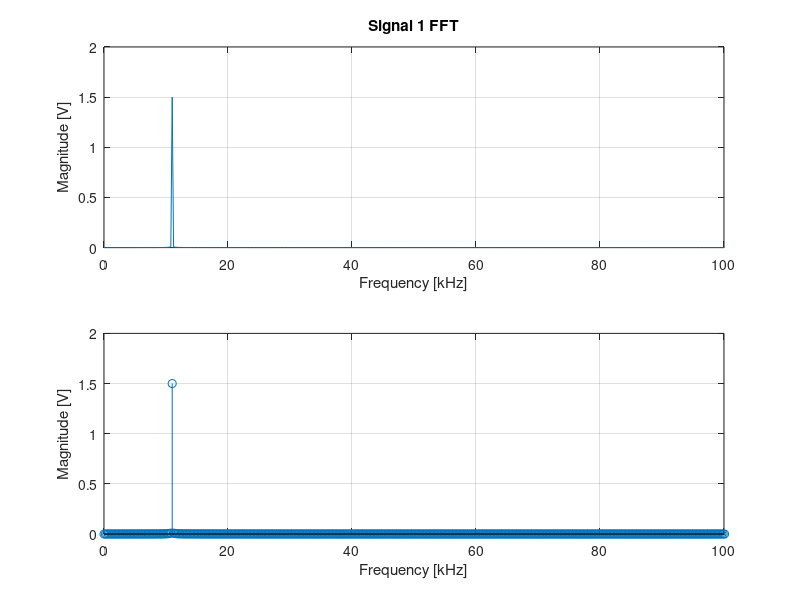
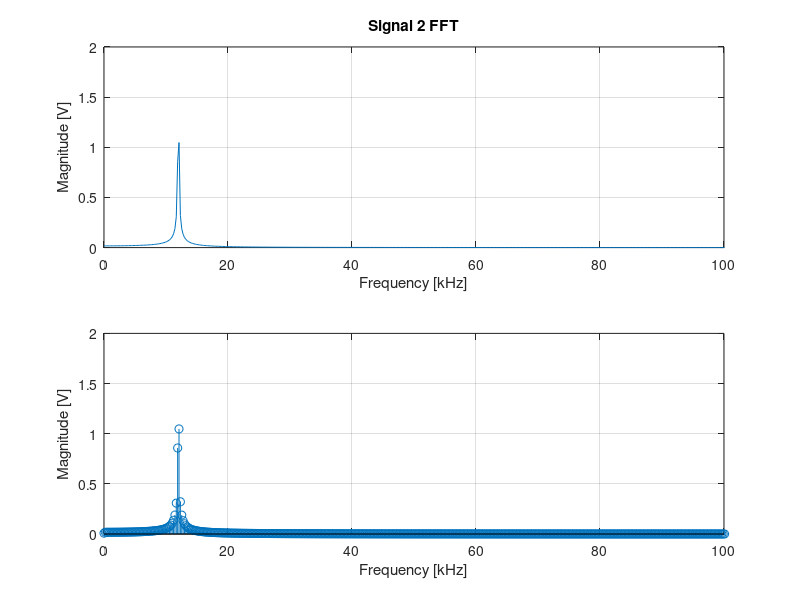
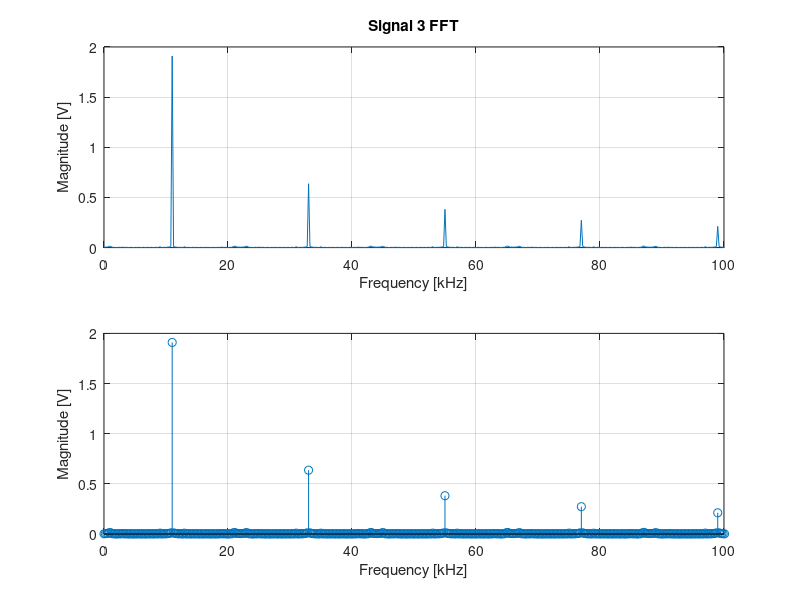
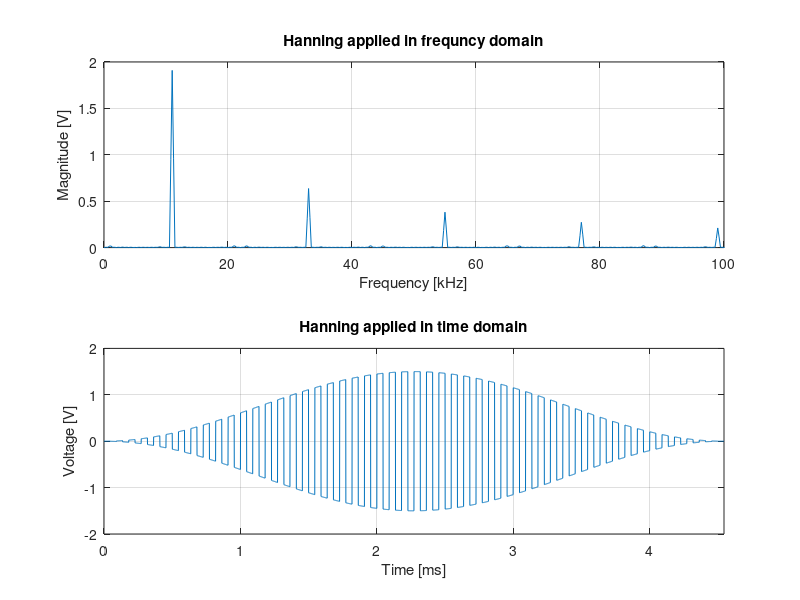

MATLAB code to generate these figures, in order:
%Lachlan McDermott
%Lab 5 Underwater acoustics - Part 2
%2/22/2026
clear; 
clc;
close all;

% Global variables
signalAmplitude = 1.5;
signalOffset = 0;
samplingFrequency = 1e6; %scope sample rate
signal1Frequency = 11000; %sine wave
signal2Frequency = 12000; %sine wave
signal3Frequency = 11000; %square wave
numberOfPeriods = 50;

totalTime = numberOfPeriods / signal1Frequency;
dt = 1 / samplingFrequency;
t = 0:dt:totalTime;
N = length(t);

xAxis = (0:N-1) * (samplingFrequency / N); 
f_half = samplingFrequency * (0:floor(N/2)) / N;

%signals
signal1 = signalAmplitude * sin(2*pi*signal1Frequency*t) + signalOffset;
signal2 = signalAmplitude * sin(2*pi*signal2Frequency*t) + signalOffset;
signal3 = signalAmplitude * square(2*pi*signal3Frequency*t) + signalOffset;

%signal 1
fft1 = fft(signal1);
convertComplex1 = abs(fft1 / N);
convertedfft1 = convertComplex1(1:floor(N/2)+1);
convertedfft1(2:end-1) = 2 * convertedfft1(2:end-1);

figure('Name', 'Signal 1');
subplot(2,1,1);
plot(xAxis / 1000, 2 * abs(fft1) / N);
xlim([0 100]); % 100 kHz window
ylim([0 2]);
grid on;
title('Signal 1 FFT');
xlabel('Frequency [kHz]');
ylabel('Magnitude [V]');

subplot(2,1,2); 
stem(f_half / 1000, convertedfft1);
xlim([0 100]);
ylim([0 2]);
grid on;
xlabel('Frequency [kHz]');
ylabel('Magnitude [V]');

% signal 2
fft2 = fft(signal2);
convertComplex2 = abs(fft2 / N);
convertedfft2 = convertComplex2(1:floor(N/2)+1);
convertedfft2(2:end-1) = 2 * convertedfft2(2:end-1);

figure('Name', 'Signal 2');
subplot(2,1,1);
plot(xAxis / 1000, 2 * abs(fft2) / N);
xlim([0 100]);
ylim([0 2]);
grid on;
title('Signal 2 FFT');
xlabel('Frequency [kHz]');
ylabel('Magnitude [V]');

subplot(2,1,2); 
stem(f_half / 1000, convertedfft2);
xlim([0 100]);
ylim([0 2]);
grid on;
xlabel('Frequency [kHz]');
ylabel('Magnitude [V]');

% signal 3 normal
fft3 = fft(signal3);
convertedComplex3 = abs(fft3 / N);
convertedfft3 = convertedComplex3(1:floor(N/2)+1);
convertedfft3(2:end-1) = 2 * convertedfft3(2:end-1);

figure('Name', 'Signal 3');
subplot(2,1,1);
plot(xAxis / 1000, 2 * abs(fft3) / N);
xlim([0 100]);
ylim([0 2]);
grid on;
title('Signal 3 FFT');
xlabel('Frequency [kHz]');
ylabel('Magnitude [V]');

subplot(2,1,2); 
stem(f_half / 1000, convertedfft3);
xlim([0 100]);
ylim([0 2]);
grid on;
xlabel('Frequency [kHz]');
ylabel('Magnitude [V]');

% hanning window
hanningSignal = signal3 .* hann(N)'; 
fft4 = fft(hanningSignal);
correctionFactor = 2; 

convertedComplex4 = abs(fft4 / N) * correctionFactor;
convertedfft4 = convertedComplex4(1:floor(N/2)+1);
convertedfft4(2:end-1) = 2 * convertedfft4(2:end-1);

figure('Name', 'Signal 3 w/ Hanning Window');

%frq domain
subplot(2,1,1);
plot(xAxis / 1000, 2 * abs(fft4) / N * correctionFactor);
xlim([0 100]); 
ylim([0 2]); 
grid on;
title('Hanning applied in frequncy domain');
xlabel('Frequency [kHz]'); 
ylabel('Magnitude [V]');

%time domain
subplot(2,1,2); 
plot(t * 1000, hanningSignal);
xlim([0, max(t)*1000]); 
ylim([-2 2]); 
grid on;
title('Hanning applied in time domain');
xlabel('Time [ms]'); 
ylabel('Voltage [V]');